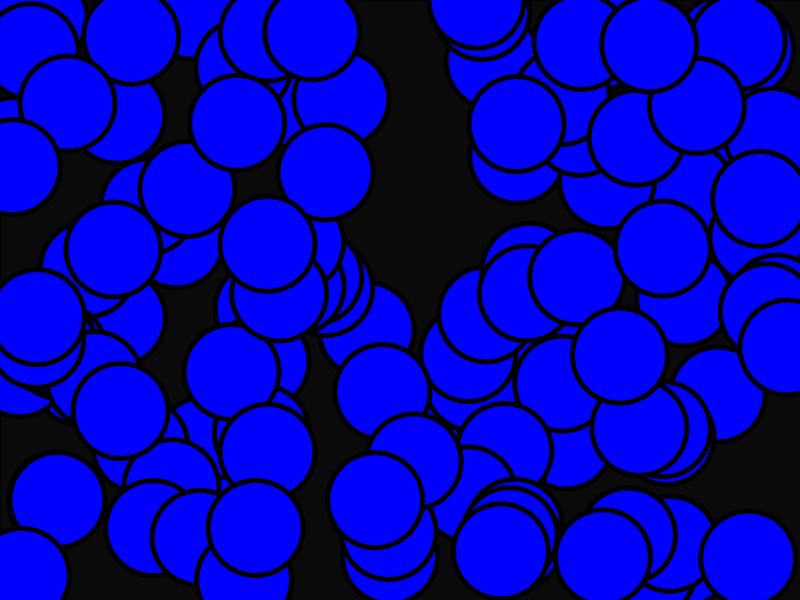
Frame 1 (no input)
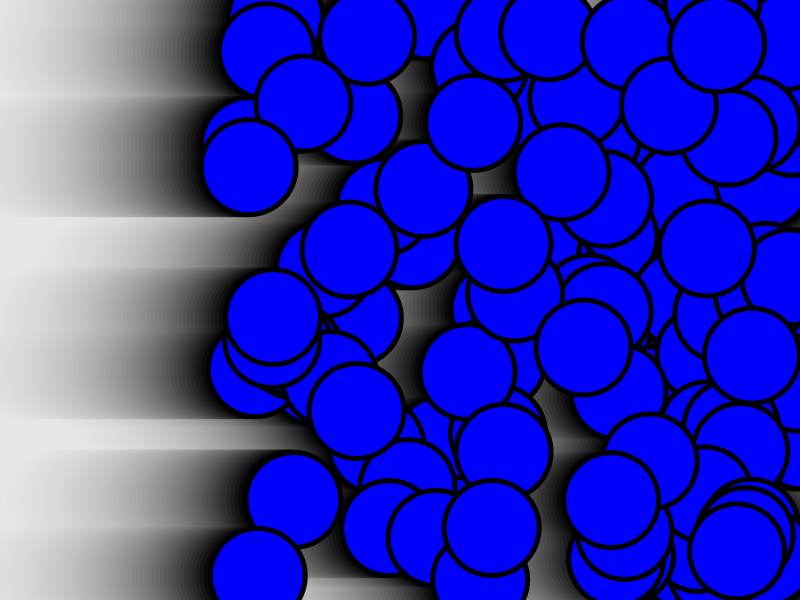
Frame 60 (the mouse pressed at the canvas centre just before this capture)
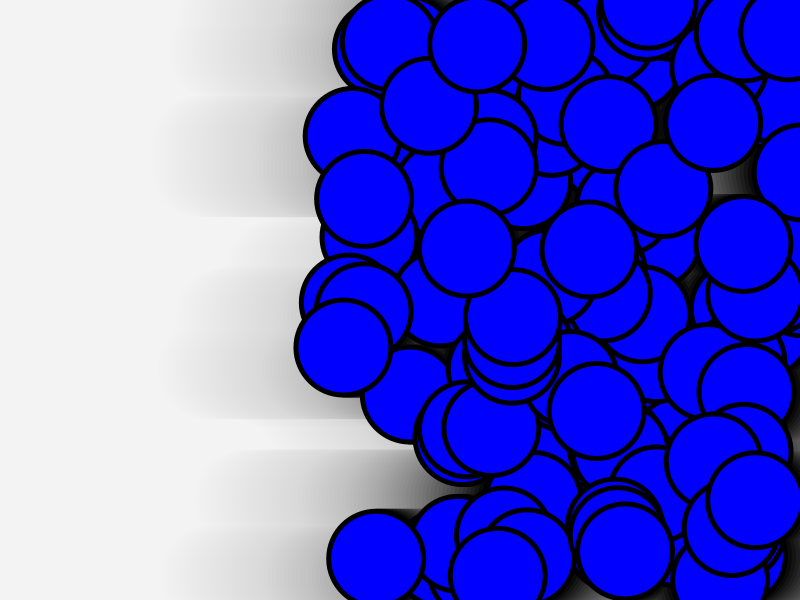
Frame 120 (the mouse held since frame 60 and released just before this capture)

The Processing sketch that drew these frames (run headless with seeded random() and noise(); from frame 60 on, the mouse is pressed at the canvas centre):

// Processing sketch: desafio7
// ── desafio7.pde
int c = 120;
redondo[] o = new redondo[c];

void setup() {

  size ( 800, 600 );
  background ( 0 );

  for ( int i = 0; i < c; i++ ) {
    o[i] = new redondo ();
  }
}

void draw() {

  fill ( 255, 10 );
  rect ( 0, 0, width, height );
  for ( int i = 0; i < c; i++ ) {
    o[i].dibujar ();
    o[i].mover ();
    o[i].rebote ();
  }
}

// ── pelota.pde
class redondo {

  float x, y, t;
  float vx = 4;

  redondo() {

    x = random( width );
    y = random( height );
  }

  void mover() {
    x = x + vx;
  }
  void rebote() {
    if ( x > ( width-t/2 )) {   

      vx = -vx;
    }

    if ( x < t/2 ) { 

      vx = -vx;
    }
  }


  void dibujar() {

    noStroke();
    fill ( 0 );
    circle ( x, y, 100 );
    fill ( 0, 0, 255 );
    circle ( x, y, 90 );
    
  }
}
